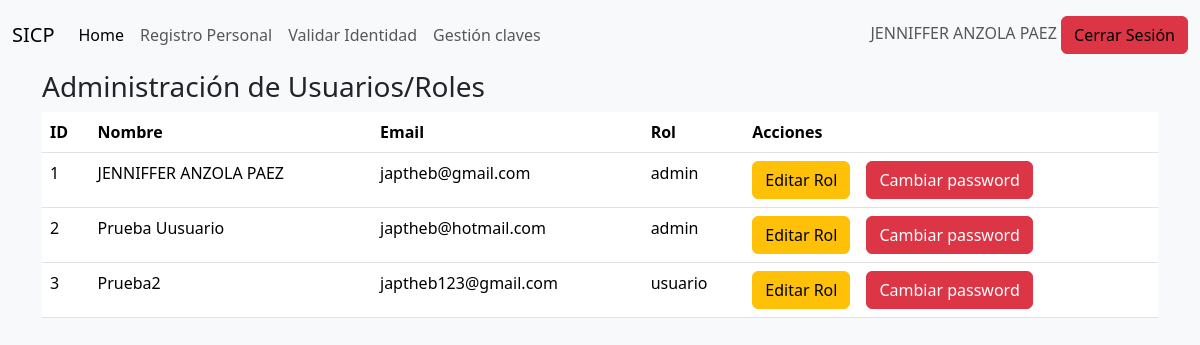
The page /gestion-admin (signed in) on the database as committed earlier.
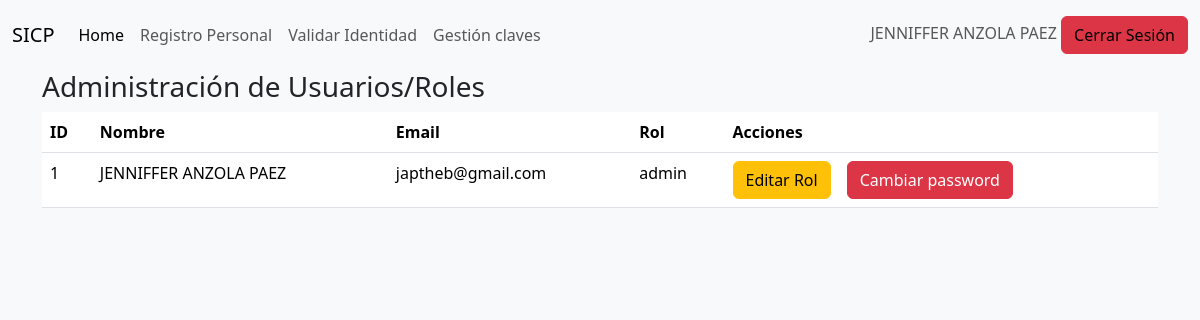
The same page on the database as committed later.
### models.py (models this page shows, shortened)
class Usuario(db.Model,UserMixin):
    id=db.Column(db.Integer, primary_key=True)
    nombre = db.Column(db.String(100), nullable=False)
    email = db.Column(db.String(120), unique=True, nullable=False)
    password = db.Column(db.String(128), nullable=False)
    rol = db.Column(db.String(50), nullable=False, default='usuario')

### app.py (the view)
@app.route('/gestion-admin',methods=['POST','GET'])
@isAdmin
@login_required
def gestion_admin():
    usuarios_list =Usuario.query.all()
    return render_template('gestion-admin.html',usuarios = usuarios_list)

### app.py (called while the page is built)
@login_manager.user_loader
def load_user(user_id):
    return Usuario.query.get(int(user_id))

@app.before_request
def crear_bd():
    db.create_all()

def isAdmin(f):
    @wraps(f)
    def decorade(*args,**kwargs):
        if not current_user.is_authenticated or current_user.rol != 'admin':
            abort(403)
        return f(*args, **kwargs)
    return decorade

### templates/gestion-admin.html
<!DOCTYPE html>
<html lang="es">
    {% include 'index.html' %}
    {% include 'dashboard.html' %}
    <body class="bg-light">
        <div class="container">
            <h3>Administración de Usuarios/Roles</h3>
            <div>
                <table class="table">
                    <thead>
                        <tr>
                            <th>ID</th>
                            <th>Nombre</th>
                            <th>Email</th>
                            <th>Rol</th>
                            <th>Acciones</th>
                        </tr>
                    </thead>
                    <tbody>
                        {% for usuario in usuarios %}
                        <tr>
                            <td>{{ usuario.id }}</td>
                            <td>{{ usuario.nombre }}</td>
                            <td>{{ usuario.email }}</td>
                            <td>{{ usuario.rol }}</td>
                            <td>
                                <div class="d-flex">
                                    <form method="POST" action="{{ url_for('editar_usuario', id=usuario.id) }}" class="me-3">
                                        <button type="submit" class="btn btn-warning">Editar Rol</button>
                                    </form>
                                    <form method="POST" action="{{ url_for('editar_contrasena', id=usuario.id) }}">
                                        <button type="submit" name="accion" value="nuevaClave" class="btn btn-danger">Cambiar password</button>
                                    </form>
                                </div>
                            </td>
                        </tr>
                        {% endfor %}
                    </tbody>
                </table>
            </div>
        </div>
    </body>
</html>

### templates/index.html (shortened to what this page needs)
<head>
    <link href="https://cdn.jsdelivr.net/npm/bootstrap@5.3.2/dist/css/bootstrap.min.css" rel="stylesheet">
    <link rel="stylesheet" href="{{ url_for('static', filename='css/file.css') }}">
</head>

### templates/dashboard.html (shortened to what this page needs)
<!DOCTYPE html>
<html lang="es">
    {% include 'index.html' %}
    <body>
        <nav class="navbar navbar-expand-lg bg-body-tertiary">
            <div class="container-fluid">
                <a class="navbar-brand" href="#">SICP</a>
                <div class="collapse navbar-collapse" id="navbarText">
                <ul class="navbar-nav me-auto mb-2 mb-lg-0">
                    <li class="nav-item">
                        <a class="nav-link active" aria-current="page" href="/home">Home</a>
                    </li>
                    <li class="nav-item">
                        <a class="nav-link" href="/personal">Registro Personal</a>
                    </li>
                    <li class="navbar-nav">
                        <a class="nav-link" href="/validar-identidad">Validar Identidad</a>
                    </li>
                    <li class="nav-item">
                        <a class="nav-link" href="/gestion-admin">Gestión claves</a>
                    </li>
                </ul>
                <span class="navbar-text">
                    <span>{{ current_user.nombre }}<span/>
                    <a href="{{url_for('logOut') }}" class="btn btn-danger"> Cerrar Sesión </a>
                </span>
                </div>
            </div>
        </nav>
    </body>
</html>

Rows that differ between the two databases and show on the page:
removed Usuario: id "2", nombre "Prueba Uusuario", email "japtheb@hotmail.com", rol "admin"
removed Usuario: id "3", nombre "Prueba2", email "japtheb123@gmail.com", rol "usuario"
